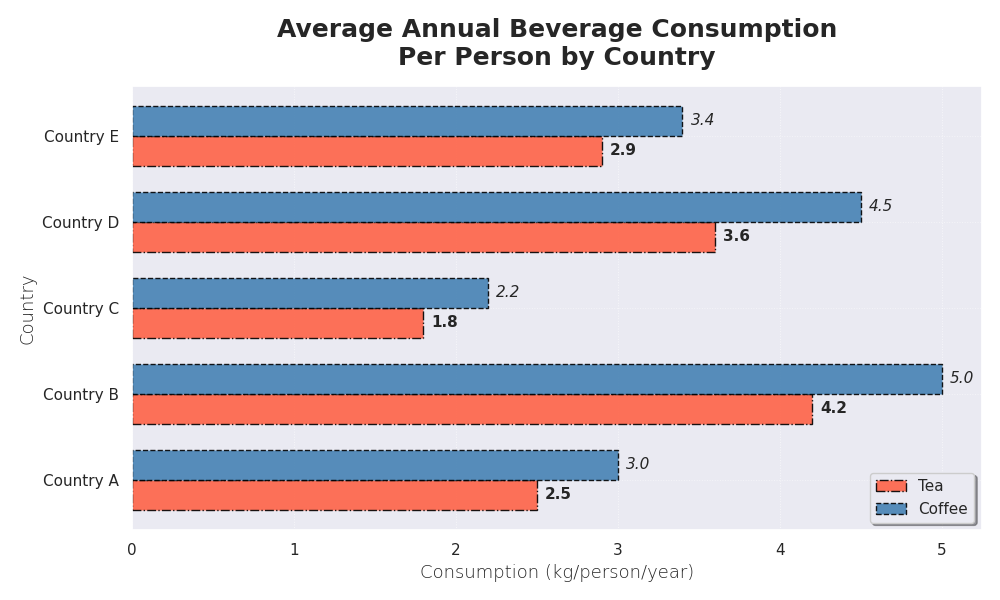

Recreate this plot in Python.
import matplotlib.pyplot as plt
import numpy as np

countries = ['Country A', 'Country B', 'Country C', 'Country D', 'Country E']
tea_consumption = [2.5, 4.2, 1.8, 3.6, 2.9]
coffee_consumption = [3.0, 5.0, 2.2, 4.5, 3.4]

bar_width = 0.35
y_pos = np.arange(len(countries))

fig, ax = plt.subplots(figsize=(10, 6))

tea_bars = ax.barh(y_pos, tea_consumption, color='#FF6347', alpha=0.9, height=bar_width, label='Tea', edgecolor='black', linestyle='-.')
coffee_bars = ax.barh(y_pos + bar_width, coffee_consumption, color='#4682B4', alpha=0.9, height=bar_width, label='Coffee', edgecolor='black', linestyle='--')

for bar in tea_bars:
    width = bar.get_width()
    ax.text(width + 0.05, bar.get_y() + bar.get_height() / 2.0,
            f'{width:.1f}', va='center', ha='left', fontsize=11, fontweight='bold')

for bar in coffee_bars:
    width = bar.get_width()
    ax.text(width + 0.05, bar.get_y() + bar.get_height() / 2.0,
            f'{width:.1f}', va='center', ha='left', fontsize=11, fontstyle='italic')

ax.set_title('Average Annual Beverage Consumption\nPer Person by Country', fontsize=18, fontweight='bold', pad=15)
ax.set_ylabel('Country', fontsize=13, fontweight='light')
ax.set_xlabel('Consumption (kg/person/year)', fontsize=13, fontweight='light')

ax.set_yticks(y_pos + bar_width / 2)
ax.set_yticklabels(countries, fontsize=11)

ax.xaxis.grid(True, linestyle=':', linewidth=0.7, alpha=0.6)
ax.yaxis.grid(True, linestyle=':', linewidth=0.7, alpha=0.5)

ax.legend(loc='lower right', fontsize=11, shadow=True)

plt.tight_layout()
plt.show()
